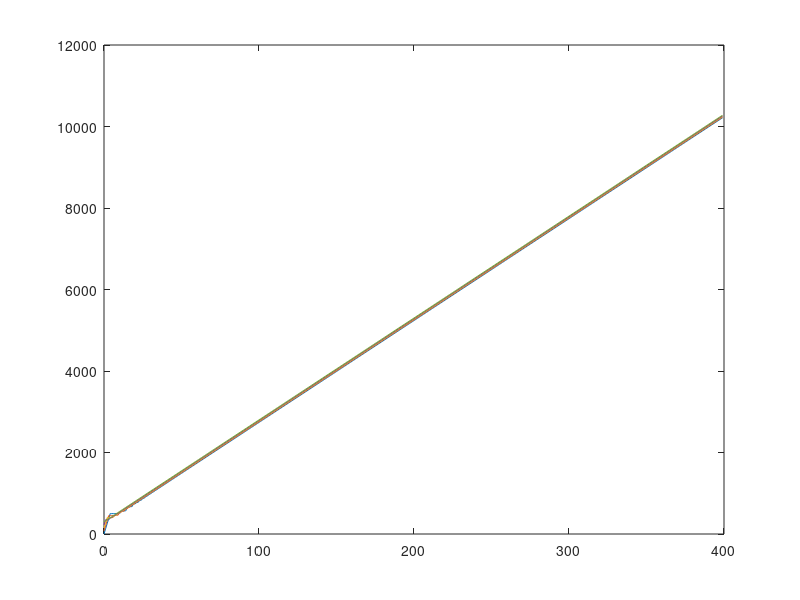

Here is the MATLAB script that generated this plot:
%Gustaf Svensson - 20000709-4170
%Hampus Dartgard Holma - 19991118-6790

function Labb1()
   m = input("How many cars? ");
   h = input("h? ");
   
   iterations = 400;
   %Labb1a()
   plotLabbB(m,h,5,iterations, 75) %b - inbromsning
   %plotLabbB(m,h,25,iterations, 10) %b - accelerations
   %Labb1c(m ,h,25,iterations, 10) %c - film
   %Labb1g(m, h, 75, iterations, 5, 5, 20) %g - fixPoint
   %Labb1h(m, h, 75, iterations, 5, 5) %h - errPlot
end

%1a
function Labb1a()
    x = -200:400;
    y = arrayfun(@f, x);
    
    plot(x, y)
    xlim([-100, 400])
    ylim([-50, 50])
end

%1b
function plotLabbB(m, h, vel, iterations, dist)
    carPos = Labb1b(m ,h,vel, iterations, dist);
    
    carPosT = carPos.';
    
    carList = [];
    
    for i = 1:m
        x = 0:iterations-1;
        y = carPosT(:,i);
        
        plot(x, y)
        hold on
    end
    hold off
    
    t = 1;
end

function carPos = Labb1b(m ,h , vel,iterations, dist)
  
  carPos = genPosMatrix(m, iterations, dist); %placement of cars from 1 to m at time 0 to 40
  carVel = genVelMatrix(vel, m , iterations, dist); %speed of cars from 1 to m at time 0 to 40
  t = 1;
  carVel(m , t) = g(vel);
  t = t+1;
  while t <= iterations
    carVel(m , t) = g(vel);
    carPos(m , t) = carPos(m , (t-1)) + h * carVel(m , t-1);
    for i = m-1:-1:1
        carPos(i , t) = carPos(i , (t-1)) + h * carVel(i , t-1);
        carVel(i , t) = f(carPos(i+1 , t)-carPos(i , t));
    end
    t = t + 1;
  end  
  %carVel
end

%1c
function Labb1c(m ,h, vel,iterations, dist)
    carPos = Labb1b(m ,h,vel, iterations, dist);
    for t = 1:iterations
        plot(carPos(:,t) , zeros(1,m),'r*');
        axis([0 1000 -1 1])
        drawnow
        pause(h)
    end
end

%1g
function fixPointPosMatrix = Labb1g(m, h, dist, timeStep, startFixPoint, carMVel, iterations)
    posMatrix = genPosMatrix(m, timeStep, dist);
    
    %first car
    for t = 2:timeStep
        posMatrix(m,t) = posMatrix(m,t-1)+h*carMVel;
    end
    
    for iteration = 1:iterations %number of iterations
        for car = m-1:-1:1
            for t = 2:timeStep
                posMatrix(car,t) = FixPoint(posMatrix(car, t-1), posMatrix(car+1,t), h, startFixPoint, iteration);
            end
        end
    end
    
    fixPointPosMatrix = posMatrix
end

%1h
function Labb1h(m, h, dist, timeStep, startFixPoint, carMVel)
    fixPointPosMatrix = Labb1g(m, h, dist, timeStep, startFixPoint, carMVel, 20);
    
    correctMatrix = EulerBackwards(m, timeStep, genPosMatrix(m, timeStep, dist), carMVel, h);
    
    avgErrList = [];
    
    for r = 1:timeStep
        sumErrThisStep = 0;
        
        for k = 1:m
            errThisCar = correctMatrix(k, r) - fixPointPosMatrix(k, r);
            sumErrThisStep = sumErrThisStep + abs(errThisCar);
        end
       
        avgErrList(end+1) = sumErrThisStep/m;
    end
    
    x = 1:timeStep;
    y = avgErrList;
    %plot(x, y)
    
    errList = J(m, h, dist, timeStep, startFixPoint, carMVel, 20, correctMatrix);
    
    x = 1:20;
    y = errList;
    semilogy(x, y)
end

%assisting functons

function errList = J(m, h, dist, timeStep, startFixPoint, carMVel, iterations, correctMatrix)
    errList = [];
    
    for i = 1:iterations
        fixPointPosMatrix = Labb1g(m, h, dist, timeStep, startFixPoint, carMVel, i);
        
        errList(end+1) = abs(correctMatrix(1, timeStep) - fixPointPosMatrix(1, timeStep));
    end
    
end

function y = f(x)
    %x
    if x <= 0
        y = 0;
        %"spår 1"
    elseif 0 < x && x < 75
        y = x/3;
       % "spår 2"
    else 
        y = 25;
       % "spår 3"
    end
    
end

function x = FixPoint(oldX, newX, h, startFixPoint, i)
    x = startFixPoint;
    for k = 1:i
        x = oldX+h*f(newX-x);
    end
end

function correctMatrix = EulerBackwards(m, timeSteps, startMatrix, vel, h)
    for r = 2:timeSteps
        startMatrix(m, r) = startMatrix(m, r-1)+vel*h;
    end
    
    for k = m-1:-1:1
        for r = 1:timeSteps-1
            startMatrix(k, r+1) = (3*startMatrix(k, r)+h*startMatrix(k+1, r+1))/(3+h);
        end
    end
    correctMatrix = startMatrix;
end

function y = g(vel)
    y = vel;
end

function matrix = genPosMatrix(m, iterations, dist)
    matrix = zeros(m, iterations);
    
    for index=1:m
       matrix(index, 1) = (index-1)*dist;
    end
    
end

function matrix = genVelMatrix(carVel, m, iterations, dist)
    matrix = zeros(m, iterations);
    
    for index=1:m-1
       matrix(index, 1) = dist/3;
    end
    
    matrix(m, 1) = carVel;
end
